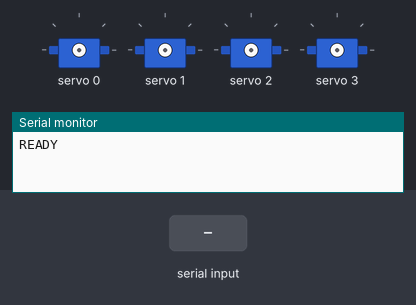
Bench run of a sketch on a simulated Arduino Uno, built with avr-gcc and run on an emulated ATmega328P. Shown: 4 × servo, the last lines printed to the serial monitor. The inputs (shaded band) are chosen by the test bench.

Above: at 1.2 s.
1.3 s: "D\n" received over Serial
At 2.66 s:
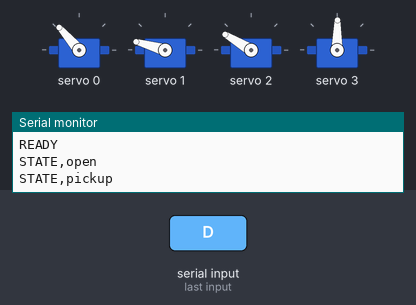
4.3 s: byte 120 ('x') received over Serial
At 4.3 s:
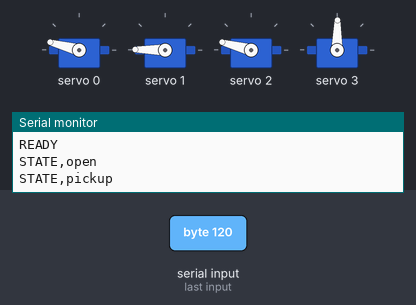
5.8 s: "D\n" received over Serial
At 6.5 s:
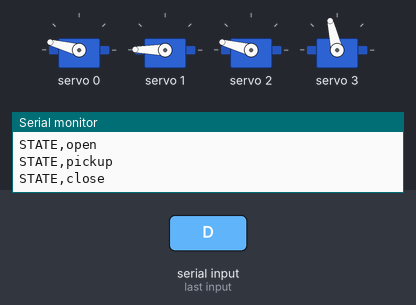
8.8 s: "x\n" received over Serial
At 8.8 s:
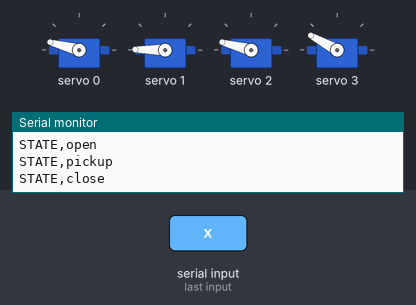
10.3 s: "C\n" received over Serial
At 11.7 s:
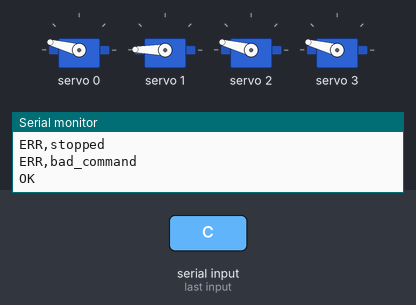
13.3 s: "H\n" received over Serial
At 16.67 s:
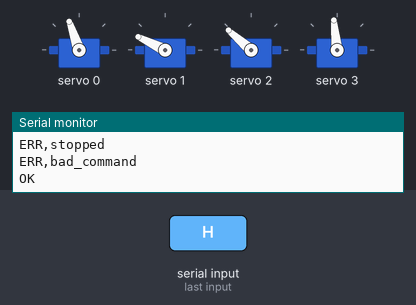
Timing chart, 0 to 17.3 s (numbered marks = the images above; inputs shaded):
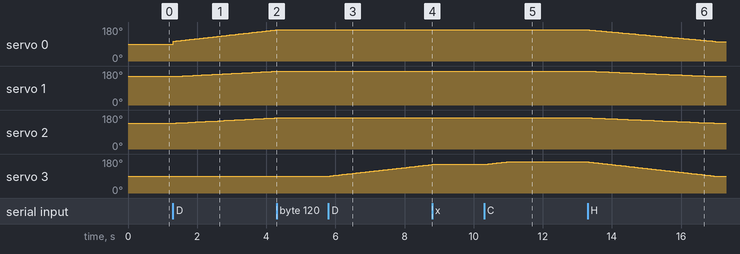

Measured:
- after the input at 1.3 s, servo 0: moves from 90° to 165° over 3.0 s, starting at once; servo 1: moves from 151° to 179° over 2.9 s, starting after 0.10 s; servo 2: moves from 137° to 165° over 2.9 s, starting after 0.10 s
- after the input at 4.3 s, servo 3: stays 89° (without the input it goes to 90° after 0.02 s)
- after the input at 5.8 s, servo 3: moves from 89° to 151° over 3.0 s, starting at once
- after the input at 8.8 s, servo 0: stays 165° (without the input it goes to 164° after 0.74 s); servo 1: stays 179° (without the input it goes to 178° after 0.81 s); servo 2: stays 165° (without the input it goes to 164° after 0.81 s); servo 3: stays 151° (without the input it goes to 152° after 0.05 s)
- after the input at 10.3 s, servo 3: moves from 151° to 165° over 0.63 s, starting at once
- after the input at 13.3 s, servo 0: moves from 165° to 103° over 3.6 s, starting after 0.05 s; servo 1: moves from 179° to 151° over 3.5 s, starting after 0.12 s; servo 2: moves from 165° to 137° over 3.5 s, starting after 0.12 s; servo 3: moves from 165° to 89° over 3.7 s, starting at once

The sketch:

arm_controller.ino
```cpp
/*
 Fixed-pose demo: D=pickup, return home, hold 3s, release; H=home/open;
 O=open; C=close; x=stop commanded movement.
 CH0 base, CH1/CH2 coupled linkage, CH3 gripper; PCA9685 at 0x40.
 Before boot, physically support/place arm at HOME_POSE. No feedback sensors:
 pulses are commanded positions, not measured positions. Test path unloaded.
 Cut servo power immediately if any servo buzzes, grinds, or binds.
 Servo supply must be separate regulated 5V on PCA9685 V+, common GND with Uno.
*/
#include <Wire.h>
#include <Adafruit_PWMServoDriver.h>
#include "arm_calibration.h"
Adafruit_PWMServoDriver pwm(0x40);
int cur[4] = {330,430,400,300};
bool stopping=false, busy=false;

int pv(const ArmPose &p, int c) {
  if(c==0) return p.ch0; if(c==1) return p.ch1;
  if(c==2) return p.ch2; return p.ch3;
}
bool valid(int c,int v){return c>=0&&c<4&&v>=CHANNEL_MIN[c]&&v<=CHANNEL_MAX[c];}
void writeAll(){for(int c=0;c<4;c++)pwm.setPWM(c,0,cur[c]);}
bool checkStop(){
  while(Serial.available()){
    char c=Serial.read();
    if(c=='x'||c=='X'){stopping=true; return true;}
  }
  return stopping;
}
bool moveTo(int t[4]){
  int from[4], steps=0;
  for(int c=0;c<4;c++){
    if(!valid(c,t[c])){Serial.println("ERR,out_of_range");return false;}
    from[c]=cur[c]; steps=max(steps,abs(t[c]-from[c]));
  }
  for(int s=1;s<=steps;s++){
    if(checkStop()) return false;
    for(int c=0;c<4;c++){
      cur[c]=from[c]+(long)(t[c]-from[c])*s/steps;
    }
    writeAll(); delay(STEP_DELAY_MS);
  }
  for(int c=0;c<4;c++)cur[c]=t[c];
  writeAll(); return !checkStop();
}
bool pose(const ArmPose &p,int grip){
  int t[4]={p.ch0,p.ch1,p.ch2,grip}; return moveTo(t);
}
bool grip(int v){
  int t[4]={cur[0],cur[1],cur[2],v}; return moveTo(t);
}
bool runDemo(){
  if(busy){Serial.println("ERR,busy");return false;}
  busy=true; stopping=false;
  Serial.println("STATE,open");
  if(!grip(GRIPPER_OPEN_PULSE))goto fail;
  Serial.println("STATE,pickup");
  if(!pose(PICKUP_POSE,GRIPPER_OPEN_PULSE))goto fail;
  Serial.println("STATE,close");
  if(!grip(GRIPPER_CLOSE_PULSE))goto fail;
  Serial.println("STATE,return_home");
  if(!pose(HOME_POSE,GRIPPER_CLOSE_PULSE))goto fail;
  Serial.println("STATE,hold_3s");
  for(unsigned long t=0;t<HANDOVER_HOLD_MS;t+=20){
    if(checkStop())goto fail; delay(20);
  }
  Serial.println("STATE,release");
  if(!grip(GRIPPER_OPEN_PULSE))goto fail;
  Serial.println("STATE,complete"); busy=false; return true;
fail:
  Serial.println("ERR,stopped"); busy=false; return false;
}
bool home(){stopping=false; return pose(HOME_POSE,GRIPPER_OPEN_PULSE);}
bool calibrationOK(){
  for(int c=0;c<4;c++){
    if(CHANNEL_MIN[c]>CHANNEL_MAX[c]||!valid(c,pv(HOME_POSE,c))||
       !valid(c,pv(PICKUP_POSE,c)))return false;
  }
  return valid(3,GRIPPER_OPEN_PULSE)&&valid(3,GRIPPER_CLOSE_PULSE);
}
void setup(){
  Serial.begin(115200); Wire.begin(); pwm.begin(); pwm.setPWMFreq(50); delay(10);
  for(int c=0;c<4;c++)pwm.setPWM(c,0,4096);
  if(!calibrationOK()){Serial.println("ERR,bad_calibration");while(true)delay(1000);}
  Serial.println("READY");
}
void loop(){
  static char b[24]; static int n=0; static bool overflow=false;
  while(Serial.available()){
    char c=Serial.read(); if(c=='\r')continue;
    if(c!='\n'){if(n<(int)sizeof(b)-1)b[n++]=c;else overflow=true;continue;}
    b[n]='\0'; bool ok=false;
    if(!overflow&&n==1){
      if(b[0]=='D')ok=runDemo();
      else if(b[0]=='H')ok=home();
      else if(b[0]=='O'){stopping=false;ok=grip(GRIPPER_OPEN_PULSE);}
      else if(b[0]=='C'){stopping=false;ok=grip(GRIPPER_CLOSE_PULSE);}
      else if(b[0]=='x'||b[0]=='X'){stopping=true;}
      else Serial.println("ERR,bad_command");
      if(ok)Serial.println("OK");
      else if(b[0]!='x'&&b[0]!='X')Serial.println("ERR,stopped");
    }else Serial.println("ERR,bad_command");
    n=0; overflow=false;
  }
}
```

arm_calibration.h
```cpp
#pragma once
struct ArmPose { int ch0; int ch1; int ch2; int ch3; };
// User-supplied tested endpoints. Home is also the handover pose.
const ArmPose HOME_POSE = {330, 430, 400, 300};
const ArmPose PICKUP_POSE = {460, 490, 460, 300};
const int GRIPPER_OPEN_PULSE = 300;
const int GRIPPER_CLOSE_PULSE = 460;
// Per-channel bounds only cover supplied endpoints.
const int CHANNEL_MIN[4] = {330, 430, 400, 300};
const int CHANNEL_MAX[4] = {460, 490, 460, 460};
const unsigned long STEP_DELAY_MS = 20;
const unsigned long HANDOVER_HOLD_MS = 3000;
```
